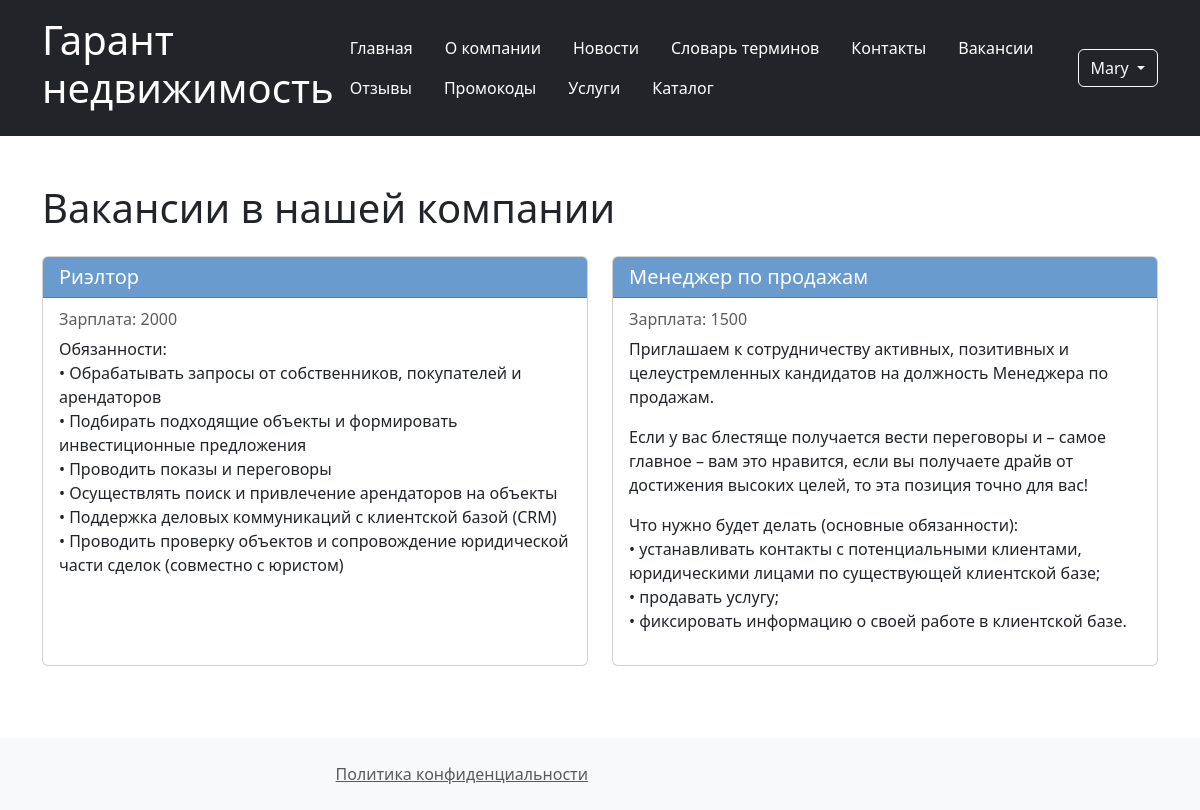
The app's page /home/vacancies/ (signed in) with its own data.
### users/models.py (models this page shows, shortened)
class User(AbstractUser):
    ROLE_CHOICES = {
        "employee": "Manager",
        "client": "Client",
        "admin": "Admin",
    }
    phone_regex = RegexValidator(
        regex=r"^\+375\(29\)\d{3}-\d{2}-\d{2}$",
        message="Формат номера: +375(29)XXX-XX-XX",
    )
    role = models.CharField(max_length=20, choices=ROLE_CHOICES)
    phone_number = models.CharField(max_length=20, validators=[phone_regex])
    birth_date = models.DateField(
        validators=[RestrictedAgeValidator(18), MaxValueValidator(date.today())]
    )
    created_at = models.DateTimeField(auto_now_add=True)
    first_name = models.CharField(max_length=100)
    last_name = models.CharField(max_length=100)

### home/models.py (models this page shows, shortened)
class Vacancy(models.Model):
    position = models.CharField(max_length=100)
    salary = models.IntegerField()
    description = models.TextField()

### home/views.py (the view)
class VacancyListView(ListView):
    model = Vacancy
    template_name = "vacancy_list.html"

### home/templates/vacancy_list.html (shortened to what this page needs)
{% extends "base.html" %}
{% block content %}
<h1 class="mb-4">Вакансии в нашей компании</h1>
<div class="row">
    {% for vacancy in vacancy_list %}
        <div class="col-md-6 mb-4">
            <div class="card h-100">
                <div class="card-header" style="background-color: #699BCE; color: #ffffff;">
                    <h5 class="mb-0">{{ vacancy.position }}</h5>
                </div>
                <div class="card-body">
                    <h6 class="card-subtitle mb-2 text-muted">
                        Зарплата: {{ vacancy.salary }}
                    </h6>
                    <div class="card-text mb-3">
                        {{ vacancy.description|linebreaks }}
                    </div>
                </div>
            </div>
        </div>
    {% empty %}
        <div class="col-12">
            <div class="alert alert-info">
                В данный момент открытых вакансий нет
            </div>
        </div>
    {% endfor %}
</div>
{% endblock %}

### templates/base.html (shortened to what this page needs)
<!DOCTYPE html>
<html lang="ru">
<head>
    <link href="https://cdn.jsdelivr.net/npm/bootstrap@5.3.0/dist/css/bootstrap.min.css" rel="stylesheet">
</head>
<body>
    <header class="bg-dark text-white p-3">
        <div class="container">
            <div class="d-flex justify-content-between align-items-center">
                <h1>Гарант недвижимость</h1>
                <nav>
                    <ul class="nav">
                        <li class="nav-item"><a href="{% url 'home' %}" class="nav-link text-white">Главная</a></li>
                        <li class="nav-item"><a href="{% url 'about' %}" class="nav-link text-white">О компании</a></li>
                        <li class="nav-item"><a href="{% url 'news' %}" class="nav-link text-white">Новости</a></li>
                        <li class="nav-item"><a href="{% url 'faq' %}" class="nav-link text-white">Словарь терминов</a></li>
                        <li class="nav-item"><a href="{% url 'contacts' %}" class="nav-link text-white">Контакты</a></li>
                        <li class="nav-item"><a href="{% url 'vacancies' %}" class="nav-link text-white">Вакансии</a></li>
                        <li class="nav-item"><a href="{% url 'reviews' %}" class="nav-link text-white">Отзывы</a></li>
                        <li class="nav-item"><a href="{% url 'promo-codes' %}" class="nav-link text-white">Промокоды</a></li>
                        <li class="nav-item"><a href="{% url 'services' %}" class="nav-link text-white">Услуги</a></li>
                        <li class="nav-item"><a href="{% url 'estates' %}" class="nav-link text-white">Каталог</a></li>
                    </ul>
                </nav>
                <div class="auth-buttons">
                    {% if user.is_authenticated %}
                        <div class="btn-group">
                            <button type="button" class="btn btn-outline-light dropdown-toggle" data-bs-toggle="dropdown">
                                {% if user.first_name %}{{ user.first_name }}{% else %}{{ user.username }}{% endif %}
                            </button>
                        </div>
                    {% else %}
                        <a href="{% url 'login' %}" class="btn btn-outline-light">Вход</a>
                        <a href="{% url 'signup' %}" class="btn btn-outline-light">Регистрация</a>
                    {% endif %}
                </div>
            </div>
        </div>
    </header>
    <main class="container my-5">
        {% block content %}{% endblock %}
    </main>
    <footer class="bg-light p-4 mt-5">
        <div class="container">
            <div class="row">
                <div class="col-md-6 text-end">
                    <a href="{% url 'policy' %}" class="text-muted">Политика конфиденциальности</a>
                </div>
            </div>
        </div>
    </footer>
</body>
</html>

### records on screen
User: first_name "Mary"
Vacancy: position "Риэлтор", salary "2000", description "Обязанности: • Обрабатывать запросы от собственников, покупателей и арендаторов • Подбирать подходящие объекты и формировать инвестиционные предложения • Проводить показы и переговоры • Осуществлять поиск и привлечение арендаторов на объекты • Поддержка деловых коммуникаций с клиентской базой (CRM) • Проводить проверку объектов и сопровождение юридической части сделок (совместно с юристом)"
Vacancy: position "Менеджер по продажам", salary "1500", description "Приглашаем к сотрудничеству активных, позитивных и целеустремленных кандидатов на должность Менеджера по продажам. Если у вас блестяще получается вести переговоры и – самое главное – вам это нравится, если вы получаете драйв от достижения высоких целей, то эта позиция точно для вас! Что нужно будет делать (основные обязанности): • устанавливать контакты с потенциальными клиентами, юридическими лицами по существующей клиентской базе; • продавать услугу; • фиксировать информацию о своей работе в клиентской базе."
